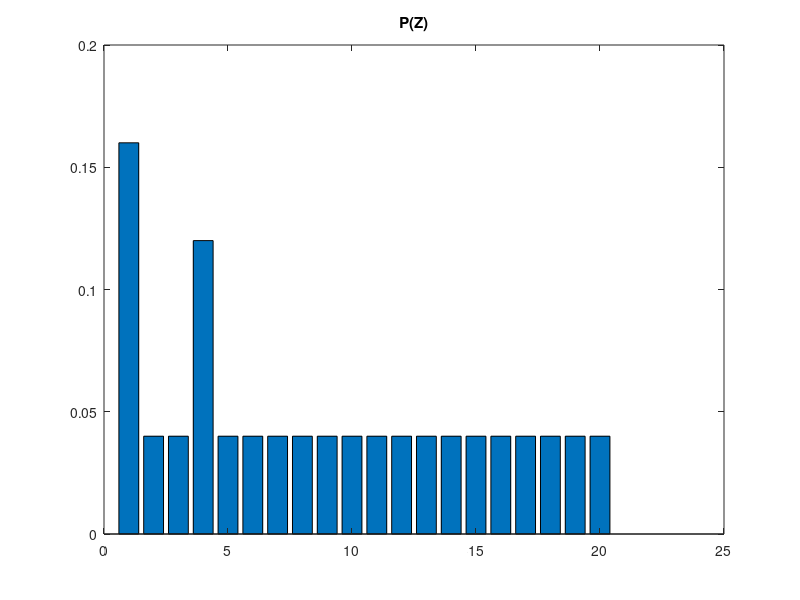

Recreate this plot in MATLAB.

load('chinese_characters.mat')

%% Entropy of X

num_char = 25;
p_x_i = 1/num_char;
h_x = 25 * -1/25 * log2(1/25);
%h_x = 4.4929;
h_x_ = log2(25);

%% Entropy of Z
num_neur = 30;
theta = 1.0;
load('results/finalWeights.mat');
imagesc(W); waitforbuttonpress
z = W' * chinese_character > theta;
imagesc(z); waitforbuttonpress
z_unique = unique(z','rows')';
imagesc(z_unique); waitforbuttonpress
[~,num_unique] = size(z_unique);
z_counts = zeros(1,num_unique);
bar(z_counts); waitforbuttonpress;
for i = 1 : num_char
    [~,index] = ismember(z(:,i)',z_unique','rows');
    z_counts(index) = z_counts(index) + 1;
end
bar(z_counts); title(i); waitforbuttonpress;
p_z = z_counts/num_char;
bar(p_z); title('P(Z)'); waitforbuttonpress;
h_z = sum(-1 * p_z .* log2(p_z));

%% Mutual Information
%x_i = eye(82);
xnz = zeros(num_char, num_unique);
for i = 1 : num_char
    [~,index] = ismember(z(:,i)',z_unique','rows');
    xnz(i,index) = 1;
end
p_xnz = xnz / num_char;
p_x_mat = p_x_i * ones(size(p_xnz));
p_z_mat = repmat(p_z, [num_char 1]);
l = log2(p_xnz ./ p_x_mat ./ p_z_mat);
l(isinf(l)) = 0;
mi = sum(sum(p_xnz .* l));

%% Mutual Information (no noise)
mi_ = h_z - 0; % H(Z|X)

%% Statistical Dependence of X
p_x_i = mean(chinese_character,2);
l = log2(p_x_i);  
l(isinf(l)) = 0;
h_x_i = -1 * p_x_i .* l;
sd_x = sum(h_x_i) - h_x;

%% Statistical Dependenec of Z
p_z_i = mean(z, 2);
l = log2(p_z_i);
l(isinf(l)) = 0;
h_z_i = -1 * p_z_i .* l;
sd_z = sum(h_z_i) - h_z;
